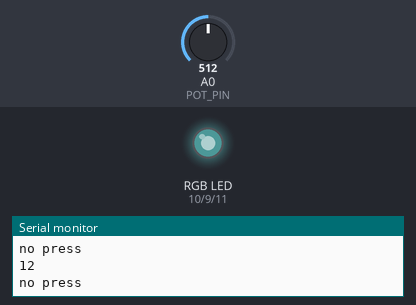
A sketch run on a simulated Arduino Uno, built with avr-gcc and run on an emulated ATmega328P. Parts: an RGB LED mixed from three pins (HIGH = lit), the last lines printed to the serial monitor. Dashed ring = blinking. The inputs (shaded band) are chosen by the test bench; at power-on: A0 (POT_PIN) = 512. Dim RGB values are drawn brighter than linear.

Above: at 1.25 s.
1.3 s: A0 (POT_PIN) set to 716
At 2.02 s:
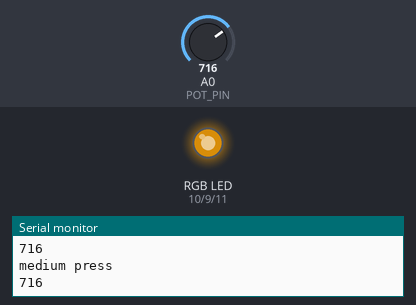
4.3 s: A0 (POT_PIN) set to 802
7.3 s: A0 (POT_PIN) set to 833
10.3 s: A0 (POT_PIN) set to 810
At 10.64 s:
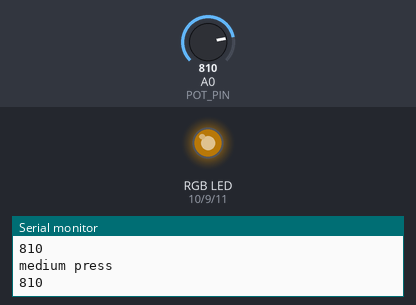
13.3 s: A0 (POT_PIN) set to 830
At 13.56 s:
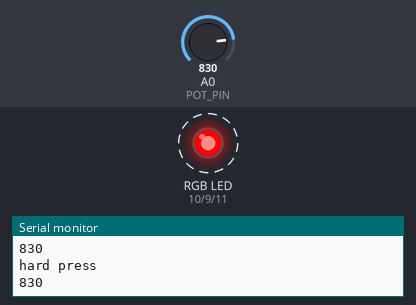
Timing chart, 0 to 17.3 s (numbered marks = the images above; inputs shaded):
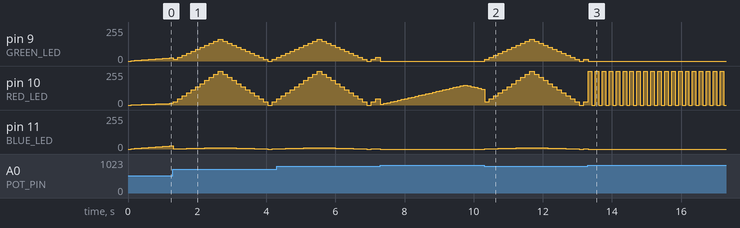

Measured:
- after the input at 10.3 s, pin 9 (GREEN_LED): 0/255 → 15/255 at once, → 30/255 0.13 s later, → 45/255 0.13 s later, → 60/255 0.13 s later, … (23 changes in this stretch); pin 11 (BLUE_LED): 0/255 → 1/255 at once, → 2/255 0.13 s later, → 3/255 0.13 s later, → 4/255 0.13 s later, … (23 changes in this stretch)
- after the input at 13.3 s, pin 11 (BLUE_LED): goes on until 13.3 s, then stays 0/255
- by itself, pin 10 (RED_LED): alternates 255/255 for 0.10 s and 0/255 for 0.10 s

The sketch:

AssignmentOneFinal_Version.ino
```cpp
//pressure pin

#define POT_PIN A0

//LED lights
#define RED_LED 10
#define BLUE_LED 11
#define GREEN_LED 9

//constant for size of running samples array (for averaging)
#define PRESSURE_SAMPLES 32

// timer vars
unsigned long timePassed;
unsigned long startTime;

//thresholds for medium press
int thresholdOne = 650;
int thresholdTwo = 820;

//sensor value
unsigned int sensorValueFinal;
unsigned int sensorValueAverage;

// keep track of average Freq generated by the photocell
int averagePressureFrequency = 0;

// max pressing time
const int MAX_PRESS_TIME = 20000;
const int END_TIME = 30000;

int sum = 0;

//boolean for blinking
boolean doBlink;
boolean firstTimeIn = true;

//variables for red fading
int valueOverThresholdTwoFadeRed =0;
int speedFadeRed=6;

//variables for orange fading
int valueUnderThresholdTwoFadeOrangeR =0;
int valueUnderThresholdTwoFadeOrangeB=0;
int valueUnderThresholdTwoFadeOrangeG=0;
int speedFadeOrangeR=23;
int speedFadeOrangeB=1;
int speedFadeOrangeG=15;


//variables for blue fading
int valueUnderThresholdOneFadeBlueR =0;
int valueUnderThresholdOneFadeBlueB =0;
int valueUnderThresholdOneFadeBlueG =0;
int speedFadeBlueR =1;
int speedFadeBlueB =2;
int speedFadeBlueG =2;

void setup() {
  Serial.begin(9600);
}

void loop() {

  sensorValueAverage = analogRead(A0);
  //Serial.println(sensorValueAverage);

//enter no press (under threshold one)
  if (sensorValueAverage >= 0 && sensorValueAverage < thresholdOne) {
    valueOverThresholdTwoFadeRed =0;

    //reset for orange
    valueUnderThresholdTwoFadeOrangeR=0;
    valueUnderThresholdTwoFadeOrangeB= 0;
    valueUnderThresholdTwoFadeOrangeG= 0;
    speedFadeOrangeR=23;
    speedFadeOrangeB=1;
   speedFadeOrangeG=15;

     Serial.println("no press");
     //Serial.println(sensorValueAverage);

     //start timer for blink
    if (firstTimeIn == true)
    {
      startUpTimer();
      firstTimeIn = false;
    }

    //fade in fade out blue while less than 20 seconds
     if (timePassed <= MAX_PRESS_TIME) {

      //call color function for no press
     underTresholdOne();

      //speed of fade in fade out blue
     valueUnderThresholdOneFadeBlueR+=speedFadeBlueR;
     Serial.println(valueUnderThresholdOneFadeBlueR);
     valueUnderThresholdOneFadeBlueB+=speedFadeBlueB;
     valueUnderThresholdOneFadeBlueG+=speedFadeBlueG;

  //start to fade out when reach it's peak value, vice versa
  //attributed by Sabine
           if((valueUnderThresholdOneFadeBlueR>=103 && valueUnderThresholdOneFadeBlueB>=206  && valueUnderThresholdOneFadeBlueG>=154)
           ||(valueUnderThresholdOneFadeBlueR<=0 && valueUnderThresholdOneFadeBlueB<=2  && valueUnderThresholdOneFadeBlueG<=0))
          {
            speedFadeBlueR *= -1;
            speedFadeBlueB *= -1;
            speedFadeBlueG *= -1;

          }


     }

     //check how much time has passed
     updateTimer();

     //after 20 seconds of being in no press mode, start blinking
    if (timePassed > MAX_PRESS_TIME && timePassed <= END_TIME) {
      doBlink = true;
      blinkAfterTimePassed();
    }

   //after 10 sec of blinking, shut down lights
    if (timePassed > END_TIME) {
      stopLightFunction();
    }

  }

//enter medium press mode
  else if (sensorValueAverage >= 600 && sensorValueAverage < thresholdTwo) {
    valueOverThresholdTwoFadeRed =0;

  //reset blue color fade
      valueUnderThresholdOneFadeBlueR =0;
      valueUnderThresholdOneFadeBlueB =0;
      valueUnderThresholdOneFadeBlueG =0;
      speedFadeBlueR =1;
      speedFadeBlueB =2;
      speedFadeBlueG =2;

      Serial.println("medium press");
      Serial.println(sensorValueAverage);
    doBlink = false;
    firstTimeIn = true;

    //speed of fade in fade out orange
    valueUnderThresholdTwoFadeOrangeR+=speedFadeOrangeR;
    valueUnderThresholdTwoFadeOrangeB+=speedFadeOrangeB;
    valueUnderThresholdTwoFadeOrangeG+=speedFadeOrangeG;

    //start to fade out when reach it's peak value, vice versa
    //attributed by Sabine
    if(valueUnderThresholdTwoFadeOrangeR>=250 && valueUnderThresholdTwoFadeOrangeB>=11  && valueUnderThresholdTwoFadeOrangeG>=160)
    {
      speedFadeOrangeR *= -1;
      speedFadeOrangeB *= -1;
      speedFadeOrangeG *= -1;

    }
    if(valueUnderThresholdTwoFadeOrangeR<=5 && valueUnderThresholdTwoFadeOrangeB<=0  && valueUnderThresholdTwoFadeOrangeG<=5)
    {
      speedFadeOrangeR *= -1;
      speedFadeOrangeB *= -1;
      speedFadeOrangeG  *= -1;

    }

    //call color function for medium press
    underTresholdTwo ();
  }

  else {
    //reset for orange
    valueUnderThresholdTwoFadeOrangeR=0;
    valueUnderThresholdTwoFadeOrangeB= 0;
    valueUnderThresholdTwoFadeOrangeG= 0;
    speedFadeOrangeR=23;
    speedFadeOrangeB=1;
    speedFadeOrangeG=15;


    //reset blue color fade
      valueUnderThresholdOneFadeBlueR =0;
      valueUnderThresholdOneFadeBlueB =0;
      valueUnderThresholdOneFadeBlueG =0;
      speedFadeBlueR =1;
      speedFadeBlueB =2;
      speedFadeBlueG =2;

    Serial.println("hard press");
    Serial.println(sensorValueAverage);
    doBlink = false;
    firstTimeIn = true;

    //speed for red fade
    valueOverThresholdTwoFadeRed+=speedFadeRed;

    //start to fade out when reach it's peak value, vice versa
    //attributed by Sabine
    if(valueOverThresholdTwoFadeRed>=150){
      speedFadeRed *= -1;
    }
    if(valueOverThresholdTwoFadeRed<=0){
      speedFadeRed *= -1;
    }

    //call color function for hard press
    overTresholdTwo();
  }
}

//reset timer
void startUpTimer() {
  //IMPLEMENT
  //set startTime to millis
  startTime = millis();

  //reset timePassed to 0
  timePassed = 0;
}

//function to check how much time has passed
void updateTimer()
{
  //IMPLEMENT
  //calculate how much time has passed since StartTime (time since pressed the button)
  timePassed = millis() - startTime;
}

//function for blinking led
void blinkAfterTimePassed() {

  //blink light blue
  if (doBlink) {
    analogWrite(RED_LED, 103);
    analogWrite(BLUE_LED, 244);
    analogWrite(GREEN_LED, 154);
    delay(1000);                      // wait for a second
    analogWrite(RED_LED, 0);
    analogWrite(BLUE_LED, 0);
    analogWrite(GREEN_LED, 0);
    delay(1000);
  }

}

//function to stop all lights
void stopLightFunction(){

  analogWrite(RED_LED, 0);
    analogWrite(BLUE_LED, 0);
    analogWrite(GREEN_LED, 0);

}

//sensorValue from 0-650
void underTresholdOne () {
  //pillow is blue
  analogWrite(RED_LED, valueUnderThresholdOneFadeBlueR);
  analogWrite(BLUE_LED, valueUnderThresholdOneFadeBlueB);
  analogWrite(GREEN_LED, valueUnderThresholdOneFadeBlueG);
  delay(100);

}

//sensorValue from 650-820
void underTresholdTwo () {
  //pillow turns orange
  analogWrite(RED_LED, valueUnderThresholdTwoFadeOrangeR);
  analogWrite(BLUE_LED, valueUnderThresholdTwoFadeOrangeB);
  analogWrite(GREEN_LED, valueUnderThresholdTwoFadeOrangeG);
  delay(130);

}

//sensorValue from 820-1023
void overTresholdTwo () {
  //pillow turns red
  analogWrite(RED_LED, valueOverThresholdTwoFadeRed);
  analogWrite(BLUE_LED, 0);
  analogWrite(GREEN_LED, 0);
  delay(100);

}
```
